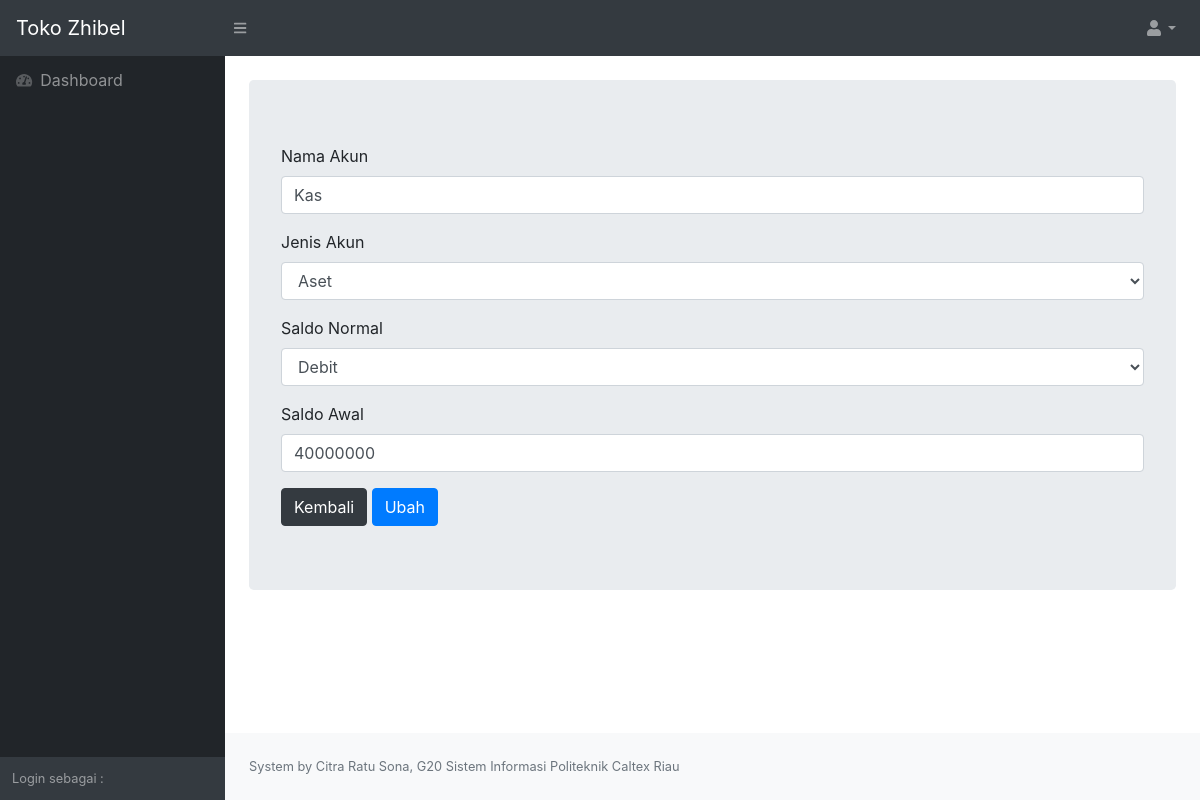
Screenshot of /views/formakunedit.php?ubahakunid=1101 (signed in) with the database file from the repository.
### tables this page shows
CREATE TABLE `akun` (
  `akunId` int(11) NOT NULL,
  `akunNama` varchar(255) NOT NULL,
  `akunJenis` varchar(255) NOT NULL,
  `akunSaldoNormal` varchar(255) NOT NULL,
  `akunSaldoAwal` bigint(20) NOT NULL
);

### models/ClassAkun.php (called while the page is built, shortened)
<?php
class Akun{
    function __construct(){
        $con = mysqli_connect("localhost","root","","suryajaya");
        $this->con=$con;
    }
    function detailAkun($idakun){
        $query=mysqli_query($this->con,"SELECT * FROM akun WHERE akunId = '$idakun'");
        while($a = mysqli_fetch_assoc($query)){
            $data[] = $a;
        }
        return $data;
    }
}

### views/formakunedit.php (the view, shortened to what this page needs)
<?php
include 'header.php';
include '../models/ClassAkun.php';
$ak = new Akun;
$data = $ak->detailAkun($_GET['ubahakunid']);
?>
<div class="container-fluid">
    <div class="jumbotron">
        <form action="../controllers/Akunolah.php" method="POST">
        <?php foreach($data as $a): ?>
        <div class="form-group">
            <label for="nama">Nama Akun</label>
            <input type="text" class="form-control" id="namaakun" name="namaakun" value="<?= $a['akunNama'];?>">
        </div>
        <div class="form-group">
        <label for="jenisakun">Jenis Akun</label>
            <select class="form-control" name="jenisakun">
                <option value="Aset" <?php if($a['akunJenis']=="Aset") echo "selected"; ?>>Aset</option>
            </select>
        </div>
        <div class="form-group">
            <label for="saldonormal">Saldo Normal</label>
            <select class="form-control" name="saldonormal">
                <option value="Debit" <?php if($a['akunSaldoNormal']=="Debit") echo "selected"; ?>>Debit</option>
            </select>
        </div>
        <div class="form-group">
            <label for="nama">Saldo Awal</label>
            <input type="number" class="form-control" id="saldoawal" name="saldoawal" value="<?= $a['akunSaldoAwal'];?>">
        </div>
        <a class="btn btn-dark" href="akunlist.php" role="button">Kembali</a>
        <button type="submit" class="btn btn-primary" name="ubahakunid">Ubah</button>
        <?php endforeach; ?>
        </form>
    </div>
</div>
<?php
include 'footer.php';
?>

### rows the page displays
akun: namaakun "Kas", jenisakun "Aset", saldonormal "Debit", saldoawal "40000000"
